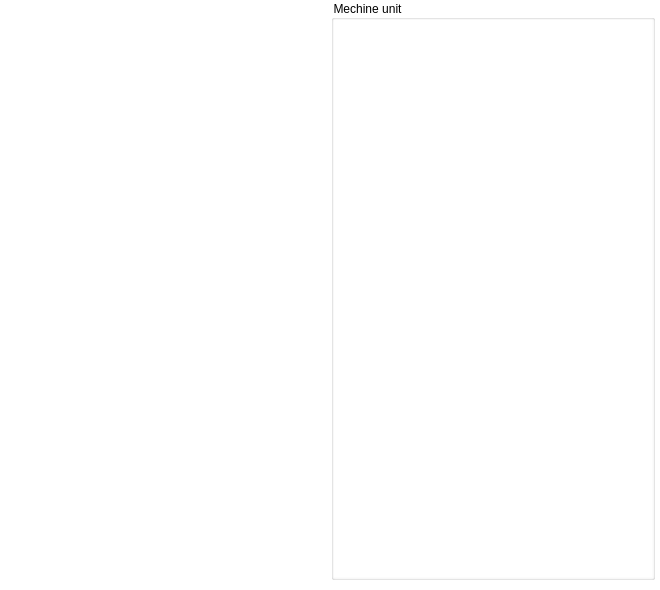
<?xml version="1.0" encoding="UTF-8"?>
<ui version="4.0">
 <class>SimContainerForm</class>
 <widget class="QWidget" name="SimContainerForm">
  <property name="geometry">
   <rect>
    <x>0</x>
    <y>0</y>
    <width>660</width>
    <height>590</height>
   </rect>
  </property>
  <property name="minimumSize">
   <size>
    <width>0</width>
    <height>0</height>
   </size>
  </property>
  <property name="focusPolicy">
   <enum>Qt::ClickFocus</enum>
  </property>
  <property name="windowTitle">
   <string>Form</string>
  </property>
  <property name="styleSheet">
   <string notr="true">background-color: rgb(85, 255, 127);
</string>
  </property>
  <layout class="QGridLayout" name="gridLayout">
   <property name="leftMargin">
    <number>0</number>
   </property>
   <property name="topMargin">
    <number>0</number>
   </property>
   <property name="rightMargin">
    <number>0</number>
   </property>
   <property name="bottomMargin">
    <number>0</number>
   </property>
   <property name="spacing">
    <number>0</number>
   </property>
   <item row="0" column="0">
    <widget class="QStackedWidget" name="stackedWidget">
     <property name="currentIndex">
      <number>2</number>
     </property>
     <widget class="QWidget" name="page_sim">
      <layout class="QGridLayout" name="gridLayout_2">
       <property name="leftMargin">
        <number>0</number>
       </property>
       <property name="topMargin">
        <number>0</number>
       </property>
       <property name="rightMargin">
        <number>0</number>
       </property>
       <property name="bottomMargin">
        <number>0</number>
       </property>
       <property name="spacing">
        <number>0</number>
       </property>
       <item row="0" column="0">
        <widget class="QWidget" name="widget_simForm" native="true">
         <property name="styleSheet">
          <string notr="true"/>
         </property>
        </widget>
       </item>
      </layout>
     </widget>
     <widget class="QWidget" name="page_realtimeData">
      <layout class="QGridLayout" name="gridLayout_7">
       <property name="leftMargin">
        <number>0</number>
       </property>
       <property name="topMargin">
        <number>8</number>
       </property>
       <property name="rightMargin">
        <number>0</number>
       </property>
       <property name="bottomMargin">
        <number>0</number>
       </property>
       <property name="spacing">
        <number>0</number>
       </property>
       <item row="0" column="1" colspan="3">
        <widget class="QLabel" name="lbl_16">
         <property name="minimumSize">
          <size>
           <width>0</width>
           <height>20</height>
          </size>
         </property>
         <property name="maximumSize">
          <size>
           <width>16777215</width>
           <height>20</height>
          </size>
         </property>
         <property name="text">
          <string>Realtime data</string>
         </property>
         <property name="alignment">
          <set>Qt::AlignCenter</set>
         </property>
        </widget>
       </item>
       <item row="1" column="2">
        <spacer name="verticalSpacer">
         <property name="orientation">
          <enum>Qt::Vertical</enum>
         </property>
         <property name="sizeHint" stdset="0">
          <size>
           <width>20</width>
           <height>62</height>
          </size>
         </property>
        </spacer>
       </item>
       <item row="2" column="0">
        <spacer name="horizontalSpacer">
         <property name="orientation">
          <enum>Qt::Horizontal</enum>
         </property>
         <property name="sizeHint" stdset="0">
          <size>
           <width>85</width>
           <height>20</height>
          </size>
         </property>
        </spacer>
       </item>
       <item row="2" column="1">
        <layout class="QGridLayout" name="gridLayout_4">
         <property name="horizontalSpacing">
          <number>6</number>
         </property>
         <item row="0" column="0" colspan="2">
          <widget class="QLabel" name="lbl_4">
           <property name="minimumSize">
            <size>
             <width>0</width>
             <height>35</height>
            </size>
           </property>
           <property name="maximumSize">
            <size>
             <width>16777215</width>
             <height>35</height>
            </size>
           </property>
           <property name="text">
            <string>Joint angle (deg)</string>
           </property>
          </widget>
         </item>
         <item row="1" column="0">
          <widget class="QLabel" name="lbl_5">
           <property name="minimumSize">
            <size>
             <width>55</width>
             <height>35</height>
            </size>
           </property>
           <property name="maximumSize">
            <size>
             <width>55</width>
             <height>35</height>
            </size>
           </property>
           <property name="text">
            <string notr="true">Joint 1:</string>
           </property>
           <property name="alignment">
            <set>Qt::AlignRight|Qt::AlignTrailing|Qt::AlignVCenter</set>
           </property>
          </widget>
         </item>
         <item row="1" column="1">
          <widget class="QLabel" name="lbl_joint1Angle">
           <property name="minimumSize">
            <size>
             <width>90</width>
             <height>35</height>
            </size>
           </property>
           <property name="maximumSize">
            <size>
             <width>90</width>
             <height>35</height>
            </size>
           </property>
           <property name="text">
            <string notr="true">0.000000</string>
           </property>
          </widget>
         </item>
         <item row="2" column="0">
          <widget class="QLabel" name="lbl_7">
           <property name="minimumSize">
            <size>
             <width>55</width>
             <height>35</height>
            </size>
           </property>
           <property name="maximumSize">
            <size>
             <width>55</width>
             <height>35</height>
            </size>
           </property>
           <property name="text">
            <string notr="true">Joint 2:</string>
           </property>
           <property name="alignment">
            <set>Qt::AlignRight|Qt::AlignTrailing|Qt::AlignVCenter</set>
           </property>
          </widget>
         </item>
         <item row="2" column="1">
          <widget class="QLabel" name="lbl_joint2Angle">
           <property name="minimumSize">
            <size>
             <width>90</width>
             <height>35</height>
            </size>
           </property>
           <property name="maximumSize">
            <size>
             <width>90</width>
             <height>35</height>
            </size>
           </property>
           <property name="text">
            <string notr="true">0.000000</string>
           </property>
          </widget>
         </item>
         <item row="3" column="0">
          <widget class="QLabel" name="lbl_10">
           <property name="minimumSize">
            <size>
             <width>55</width>
             <height>35</height>
            </size>
           </property>
           <property name="maximumSize">
            <size>
             <width>55</width>
             <height>35</height>
            </size>
           </property>
           <property name="text">
            <string notr="true">Joint 3:</string>
           </property>
           <property name="alignment">
            <set>Qt::AlignRight|Qt::AlignTrailing|Qt::AlignVCenter</set>
           </property>
          </widget>
         </item>
         <item row="3" column="1">
          <widget class="QLabel" name="lbl_joint3Angle">
           <property name="minimumSize">
            <size>
             <width>90</width>
             <height>35</height>
            </size>
           </property>
           <property name="maximumSize">
            <size>
             <width>90</width>
             <height>35</height>
            </size>
           </property>
           <property name="text">
            <string notr="true">0.000000</string>
           </property>
          </widget>
         </item>
         <item row="4" column="0">
          <widget class="QLabel" name="lbl_11">
           <property name="minimumSize">
            <size>
             <width>55</width>
             <height>35</height>
            </size>
           </property>
           <property name="maximumSize">
            <size>
             <width>55</width>
             <height>35</height>
            </size>
           </property>
           <property name="text">
            <string notr="true">Joint 4:</string>
           </property>
           <property name="alignment">
            <set>Qt::AlignRight|Qt::AlignTrailing|Qt::AlignVCenter</set>
           </property>
          </widget>
         </item>
         <item row="4" column="1">
          <widget class="QLabel" name="lbl_joint4Angle">
           <property name="minimumSize">
            <size>
             <width>90</width>
             <height>35</height>
            </size>
           </property>
           <property name="maximumSize">
            <size>
             <width>90</width>
             <height>35</height>
            </size>
           </property>
           <property name="text">
            <string notr="true">0.000000</string>
           </property>
          </widget>
         </item>
         <item row="5" column="0">
          <widget class="QLabel" name="lbl_13">
           <property name="minimumSize">
            <size>
             <width>55</width>
             <height>35</height>
            </size>
           </property>
           <property name="maximumSize">
            <size>
             <width>55</width>
             <height>35</height>
            </size>
           </property>
           <property name="text">
            <string notr="true">Joint 5:</string>
           </property>
           <property name="alignment">
            <set>Qt::AlignRight|Qt::AlignTrailing|Qt::AlignVCenter</set>
           </property>
          </widget>
         </item>
         <item row="5" column="1">
          <widget class="QLabel" name="lbl_joint5Angle">
           <property name="minimumSize">
            <size>
             <width>90</width>
             <height>35</height>
            </size>
           </property>
           <property name="maximumSize">
            <size>
             <width>90</width>
             <height>35</height>
            </size>
           </property>
           <property name="text">
            <string notr="true">0.000000</string>
           </property>
          </widget>
         </item>
         <item row="6" column="0">
          <widget class="QLabel" name="lbl_15">
           <property name="minimumSize">
            <size>
             <width>55</width>
             <height>35</height>
            </size>
           </property>
           <property name="maximumSize">
            <size>
             <width>55</width>
             <height>35</height>
            </size>
           </property>
           <property name="text">
            <string notr="true">Joint 6:</string>
           </property>
           <property name="alignment">
            <set>Qt::AlignRight|Qt::AlignTrailing|Qt::AlignVCenter</set>
           </property>
          </widget>
         </item>
         <item row="6" column="1">
          <widget class="QLabel" name="lbl_joint6Angle">
           <property name="minimumSize">
            <size>
             <width>90</width>
             <height>35</height>
            </size>
           </property>
           <property name="maximumSize">
            <size>
             <width>90</width>
             <height>35</height>
            </size>
           </property>
           <property name="text">
            <string notr="true">0.000000</string>
           </property>
          </widget>
         </item>
        </layout>
       </item>
       <item row="2" column="2">
        <layout class="QGridLayout" name="gridLayout_5">
         <item row="1" column="0">
          <widget class="QLabel" name="lbl_3">
           <property name="minimumSize">
            <size>
             <width>20</width>
             <height>35</height>
            </size>
           </property>
           <property name="maximumSize">
            <size>
             <width>20</width>
             <height>35</height>
            </size>
           </property>
           <property name="text">
            <string notr="true">X :</string>
           </property>
           <property name="alignment">
            <set>Qt::AlignRight|Qt::AlignTrailing|Qt::AlignVCenter</set>
           </property>
          </widget>
         </item>
         <item row="0" column="0" colspan="2">
          <widget class="QLabel" name="label">
           <property name="minimumSize">
            <size>
             <width>0</width>
             <height>35</height>
            </size>
           </property>
           <property name="maximumSize">
            <size>
             <width>16777215</width>
             <height>35</height>
            </size>
           </property>
           <property name="text">
            <string>Position (mm)</string>
           </property>
          </widget>
         </item>
         <item row="3" column="0">
          <widget class="QLabel" name="lbl_8">
           <property name="minimumSize">
            <size>
             <width>20</width>
             <height>35</height>
            </size>
           </property>
           <property name="maximumSize">
            <size>
             <width>20</width>
             <height>35</height>
            </size>
           </property>
           <property name="text">
            <string notr="true">Z :</string>
           </property>
           <property name="alignment">
            <set>Qt::AlignRight|Qt::AlignTrailing|Qt::AlignVCenter</set>
           </property>
          </widget>
         </item>
         <item row="3" column="1">
          <widget class="QLabel" name="lbl_positionZ">
           <property name="minimumSize">
            <size>
             <width>90</width>
             <height>35</height>
            </size>
           </property>
           <property name="maximumSize">
            <size>
             <width>90</width>
             <height>35</height>
            </size>
           </property>
           <property name="text">
            <string notr="true">0.000000</string>
           </property>
           <property name="alignment">
            <set>Qt::AlignLeading|Qt::AlignLeft|Qt::AlignVCenter</set>
           </property>
          </widget>
         </item>
         <item row="1" column="1">
          <widget class="QLabel" name="lbl_positionX">
           <property name="minimumSize">
            <size>
             <width>90</width>
             <height>35</height>
            </size>
           </property>
           <property name="maximumSize">
            <size>
             <width>90</width>
             <height>35</height>
            </size>
           </property>
           <property name="text">
            <string notr="true">0.000000</string>
           </property>
           <property name="alignment">
            <set>Qt::AlignLeading|Qt::AlignLeft|Qt::AlignVCenter</set>
           </property>
          </widget>
         </item>
         <item row="2" column="0">
          <widget class="QLabel" name="lbl_6">
           <property name="minimumSize">
            <size>
             <width>20</width>
             <height>35</height>
            </size>
           </property>
           <property name="maximumSize">
            <size>
             <width>20</width>
             <height>35</height>
            </size>
           </property>
           <property name="text">
            <string notr="true">Y :</string>
           </property>
           <property name="alignment">
            <set>Qt::AlignRight|Qt::AlignTrailing|Qt::AlignVCenter</set>
           </property>
          </widget>
         </item>
         <item row="2" column="1">
          <widget class="QLabel" name="lbl_positionY">
           <property name="minimumSize">
            <size>
             <width>90</width>
             <height>35</height>
            </size>
           </property>
           <property name="maximumSize">
            <size>
             <width>90</width>
             <height>35</height>
            </size>
           </property>
           <property name="text">
            <string notr="true">0.000000</string>
           </property>
           <property name="alignment">
            <set>Qt::AlignLeading|Qt::AlignLeft|Qt::AlignVCenter</set>
           </property>
          </widget>
         </item>
         <item row="4" column="0" colspan="2">
          <spacer name="verticalSpacer_4">
           <property name="orientation">
            <enum>Qt::Vertical</enum>
           </property>
           <property name="sizeHint" stdset="0">
            <size>
             <width>20</width>
             <height>40</height>
            </size>
           </property>
          </spacer>
         </item>
        </layout>
       </item>
       <item row="2" column="3">
        <layout class="QGridLayout" name="gridLayout_6">
         <item row="0" column="0" colspan="2">
          <widget class="QLabel" name="lbl_2">
           <property name="minimumSize">
            <size>
             <width>0</width>
             <height>35</height>
            </size>
           </property>
           <property name="maximumSize">
            <size>
             <width>16777215</width>
             <height>35</height>
            </size>
           </property>
           <property name="text">
            <string>Orientation (deg)</string>
           </property>
          </widget>
         </item>
         <item row="2" column="1">
          <widget class="QLabel" name="lbl_ry">
           <property name="minimumSize">
            <size>
             <width>90</width>
             <height>35</height>
            </size>
           </property>
           <property name="maximumSize">
            <size>
             <width>90</width>
             <height>35</height>
            </size>
           </property>
           <property name="text">
            <string notr="true">0.000000</string>
           </property>
           <property name="alignment">
            <set>Qt::AlignLeading|Qt::AlignLeft|Qt::AlignVCenter</set>
           </property>
          </widget>
         </item>
         <item row="1" column="1">
          <widget class="QLabel" name="lbl_rx">
           <property name="minimumSize">
            <size>
             <width>90</width>
             <height>35</height>
            </size>
           </property>
           <property name="maximumSize">
            <size>
             <width>90</width>
             <height>35</height>
            </size>
           </property>
           <property name="text">
            <string notr="true">0.000000</string>
           </property>
           <property name="alignment">
            <set>Qt::AlignLeading|Qt::AlignLeft|Qt::AlignVCenter</set>
           </property>
          </widget>
         </item>
         <item row="2" column="0">
          <widget class="QLabel" name="lbl_12">
           <property name="minimumSize">
            <size>
             <width>30</width>
             <height>35</height>
            </size>
           </property>
           <property name="maximumSize">
            <size>
             <width>30</width>
             <height>35</height>
            </size>
           </property>
           <property name="text">
            <string notr="true">RY :</string>
           </property>
           <property name="alignment">
            <set>Qt::AlignRight|Qt::AlignTrailing|Qt::AlignVCenter</set>
           </property>
          </widget>
         </item>
         <item row="3" column="0">
          <widget class="QLabel" name="lbl_14">
           <property name="minimumSize">
            <size>
             <width>30</width>
             <height>35</height>
            </size>
           </property>
           <property name="maximumSize">
            <size>
             <width>30</width>
             <height>35</height>
            </size>
           </property>
           <property name="text">
            <string notr="true">RZ :</string>
           </property>
           <property name="alignment">
            <set>Qt::AlignRight|Qt::AlignTrailing|Qt::AlignVCenter</set>
           </property>
          </widget>
         </item>
         <item row="3" column="1">
          <widget class="QLabel" name="lbl_rz">
           <property name="minimumSize">
            <size>
             <width>90</width>
             <height>35</height>
            </size>
           </property>
           <property name="maximumSize">
            <size>
             <width>90</width>
             <height>35</height>
            </size>
           </property>
           <property name="text">
            <string notr="true">0.000000</string>
           </property>
           <property name="alignment">
            <set>Qt::AlignLeading|Qt::AlignLeft|Qt::AlignVCenter</set>
           </property>
          </widget>
         </item>
         <item row="1" column="0">
          <widget class="QLabel" name="lbl_9">
           <property name="minimumSize">
            <size>
             <width>30</width>
             <height>35</height>
            </size>
           </property>
           <property name="maximumSize">
            <size>
             <width>30</width>
             <height>35</height>
            </size>
           </property>
           <property name="text">
            <string notr="true">RX :</string>
           </property>
           <property name="alignment">
            <set>Qt::AlignRight|Qt::AlignTrailing|Qt::AlignVCenter</set>
           </property>
          </widget>
         </item>
         <item row="4" column="0" colspan="2">
          <spacer name="verticalSpacer_3">
           <property name="orientation">
            <enum>Qt::Vertical</enum>
           </property>
           <property name="sizeHint" stdset="0">
            <size>
             <width>20</width>
             <height>40</height>
            </size>
           </property>
          </spacer>
         </item>
        </layout>
       </item>
       <item row="2" column="4">
        <spacer name="horizontalSpacer_2">
         <property name="orientation">
          <enum>Qt::Horizontal</enum>
         </property>
         <property name="sizeHint" stdset="0">
          <size>
           <width>85</width>
           <height>20</height>
          </size>
         </property>
        </spacer>
       </item>
       <item row="3" column="2">
        <spacer name="verticalSpacer_2">
         <property name="orientation">
          <enum>Qt::Vertical</enum>
         </property>
         <property name="sizeHint" stdset="0">
          <size>
           <width>20</width>
           <height>62</height>
          </size>
         </property>
        </spacer>
       </item>
      </layout>
     </widget>
     <widget class="QWidget" name="page_teach">
      <property name="styleSheet">
       <string notr="true">background-color:white;</string>
      </property>
      <layout class="QHBoxLayout" name="horizontalLayout">
       <property name="leftMargin">
        <number>0</number>
       </property>
       <property name="topMargin">
        <number>0</number>
       </property>
       <property name="rightMargin">
        <number>5</number>
       </property>
       <property name="bottomMargin">
        <number>10</number>
       </property>
       <item>
        <layout class="QVBoxLayout" name="verticalLayout">
         <item>
          <widget class="StepModeForm" name="wgt_stepmode" native="true">
           <property name="minimumSize">
            <size>
             <width>0</width>
             <height>200</height>
            </size>
           </property>
           <property name="maximumSize">
            <size>
             <width>16777215</width>
             <height>200</height>
            </size>
           </property>
          </widget>
         </item>
         <item>
          <widget class="CoordDisplayForm" name="wgt_coordisplay" native="true"/>
         </item>
        </layout>
       </item>
       <item>
        <widget class="QGroupBox" name="groupBox">
         <property name="title">
          <string>Mechine unit</string>
         </property>
         <layout class="QVBoxLayout" name="verticalLayout_2">
          <property name="spacing">
           <number>0</number>
          </property>
          <property name="leftMargin">
           <number>0</number>
          </property>
          <property name="topMargin">
           <number>0</number>
          </property>
          <property name="rightMargin">
           <number>0</number>
          </property>
          <property name="bottomMargin">
           <number>0</number>
          </property>
          <item>
           <widget class="CoordSelectForm" name="wgt_coordselect" native="true">
            <property name="maximumSize">
             <size>
              <width>16777215</width>
              <height>97</height>
             </size>
            </property>
           </widget>
          </item>
          <item>
           <widget class="TeachControlForm" name="wgt_teachcontroller" native="true"/>
          </item>
         </layout>
        </widget>
       </item>
      </layout>
     </widget>
    </widget>
   </item>
  </layout>
 </widget>
 <customwidgets>
  <customwidget>
   <class>StepModeForm</class>
   <extends>QWidget</extends>
   <header>stepmodeform.h</header>
   <container>1</container>
  </customwidget>
  <customwidget>
   <class>CoordSelectForm</class>
   <extends>QWidget</extends>
   <header>coordselectform.h</header>
   <container>1</container>
  </customwidget>
  <customwidget>
   <class>TeachControlForm</class>
   <extends>QWidget</extends>
   <header>teachcontrolform.h</header>
   <container>1</container>
  </customwidget>
  <customwidget>
   <class>CoordDisplayForm</class>
   <extends>QWidget</extends>
   <header>coorddisplayform.h</header>
   <container>1</container>
  </customwidget>
 </customwidgets>
 <resources/>
 <connections/>
</ui>
